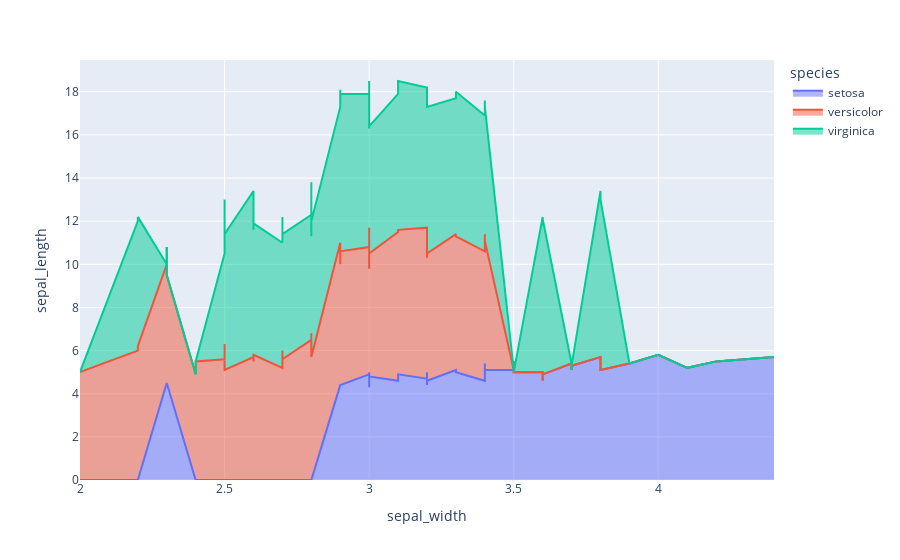

Notebook cell for this chart:
### Markdown cell above
## Area chart

### Code cell
fig = px.area(df, x='sepal_width', y='sepal_length', color='species')
fig.show()

### Figure 1 — Plotly figure (JSON) as saved in the notebook; plotly's stock layout.template omitted (floating-point values rounded to 4 significant figures)
{"data": [{"fillpattern": {"shape": ""}, "hovertemplate": "species=setosa<br>sepal_width=%{x}<br>sepal_length=%{y}<extra></extra>", "legendgroup": "setosa", "line": {"color": "#636efa"}, "marker": {"symbol": "circle"}, "mode": "lines", "name": "setosa", "orientation": "v", "showlegend": true, "stackgroup": "1", "type": "scatter", "x": [3.5, 3, 3.2, 3.1, 3.6, 3.9, 3.4, 3.4, 2.9, 3.1, 3.7, 3.4, 3, 3, 4, 4.4, 3.9, 3.5, 3.8, 3.8, 3.4, 3.7, 3.6, 3.3, 3.4, 3, 3.4, 3.5, 3.4, 3.2, 3.1, 3.4, 4.1, 4.2, 3.1, 3.2, 3.5, 3.6, 3, 3.4, 3.5, 2.3, 3.2, 3.5, 3.8, 3, 3.8, 3.2, 3.7, 3.3], "xaxis": "x", "y": [5.1, 4.9, 4.7, 4.6, 5, 5.4, 4.6, 5, 4.4, 4.9, 5.4, 4.8, 4.8, 4.3, 5.8, 5.7, 5.4, 5.1, 5.7, 5.1, 5.4, 5.1, 4.6, 5.1, 4.8, 5, 5, 5.2, 5.2, 4.7, 4.8, 5.4, 5.2, 5.5, 4.9, 5, 5.5, 4.9, 4.4, 5.1, 5, 4.5, 4.4, 5, 5.1, 4.8, 5.1, 4.6, 5.3, 5], "yaxis": "y"}, {"fillpattern": {"shape": ""}, "hovertemplate": "species=versicolor<br>sepal_width=%{x}<br>sepal_length=%{y}<extra></extra>", "legendgroup": "versicolor", "line": {"color": "#EF553B"}, "marker": {"symbol": "circle"}, "mode": "lines", "name": "versicolor", "orientation": "v", "showlegend": true, "stackgroup": "1", "type": "scatter", "x": [3.2, 3.2, 3.1, 2.3, 2.8, 2.8, 3.3, 2.4, 2.9, 2.7, 2, 3, 2.2, 2.9, 2.9, 3.1, 3, 2.7, 2.2, 2.5, 3.2, 2.8, 2.5, 2.8, 2.9, 3, 2.8, 3, 2.9, 2.6, 2.4, 2.4, 2.7, 2.7, 3, 3.4, 3.1, 2.3, 3, 2.5, 2.6, 3, 2.6, 2.3, 2.7, 3, 2.9, 2.9, 2.5, 2.8], "xaxis": "x", "y": [7, 6.4, 6.9, 5.5, 6.5, 5.7, 6.3, 4.9, 6.6, 5.2, 5, 5.9, 6, 6.1, 5.6, 6.7, 5.6, 5.8, 6.2, 5.6, 5.9, 6.1, 6.3, 6.1, 6.4, 6.6, 6.8, 6.7, 6, 5.7, 5.5, 5.5, 5.8, 6, 5.4, 6, 6.7, 6.3, 5.6, 5.5, 5.5, 6.1, 5.8, 5, 5.6, 5.7, 5.7, 6.2, 5.1, 5.7], "yaxis": "y"}, {"fillpattern": {"shape": ""}, "hovertemplate": "species=virginica<br>sepal_width=%{x}<br>sepal_length=%{y}<extra></extra>", "legendgroup": "virginica", "line": {"color": "#00cc96"}, "marker": {"symbol": "circle"}, "mode": "lines", "name": "virginica", "orientation": "v", "showlegend": true, "stackgroup": "1", "type": "scatter", "x": [3.3, 2.7, 3, 2.9, 3, 3, 2.5, 2.9, 2.5, 3.6, 3.2, 2.7, 3, 2.5, 2.8, 3.2, 3, 3.8, 2.6, 2.2, 3.2, 2.8, 2.8, 2.7, 3.3, 3.2, 2.8, 3, 2.8, 3, 2.8, 3.8, 2.8, 2.8, 2.6, 3, 3.4, 3.1, 3, 3.1, 3.1, 3.1, 2.7, 3.2, 3.3, 3, 2.5, 3, 3.4, 3], "xaxis": "x", "y": [6.3, 5.8, 7.1, 6.3, 6.5, 7.6, 4.9, 7.3, 6.7, 7.2, 6.5, 6.4, 6.8, 5.7, 5.8, 6.4, 6.5, 7.7, 7.7, 6, 6.9, 5.6, 7.7, 6.3, 6.7, 7.2, 6.2, 6.1, 6.4, 7.2, 7.4, 7.9, 6.4, 6.3, 6.1, 7.7, 6.3, 6.4, 6, 6.9, 6.7, 6.9, 5.8, 6.8, 6.7, 6.7, 6.3, 6.5, 6.2, 5.9], "yaxis": "y"}], "layout": {"legend": {"title": {"text": "species"}, "tracegroupgap": 0}, "margin": {"t": 60}, "xaxis": {"anchor": "y", "domain": [0, 1], "title": {"text": "sepal_width"}}, "yaxis": {"anchor": "x", "domain": [0, 1], "title": {"text": "sepal_length"}}}}
